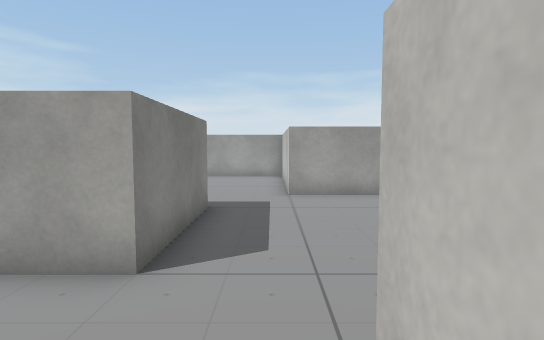
[1] (above)

19 first-person views from a walk through a scene from a Unity 3-D project. The camera is 1.4 m above the floor, tilts 4° down and sees 80° across. The floor is counted in squares, 1 m on a side. Each view is taken from the middle of a square. On the plan, view 1 faces up. The plan holds only what a view shows up to about 15 squares ahead; the rest is blank. The place goes on beyond the plan. Some surface patterns are stand-ins.

[2]
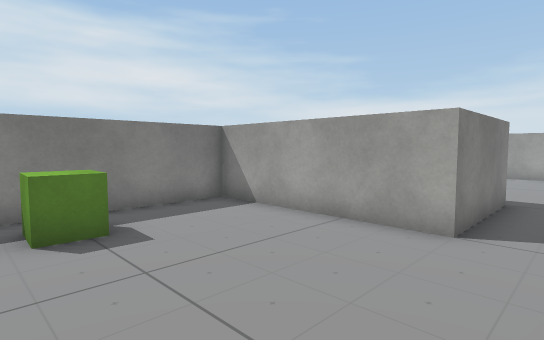

[3]
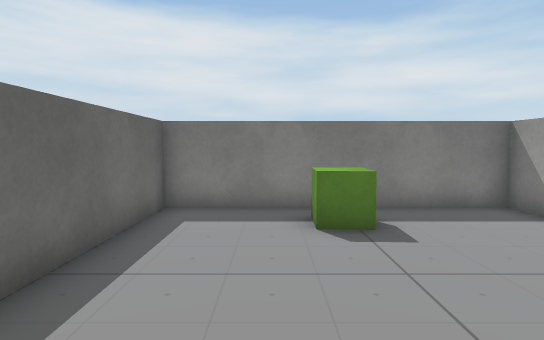

[4]
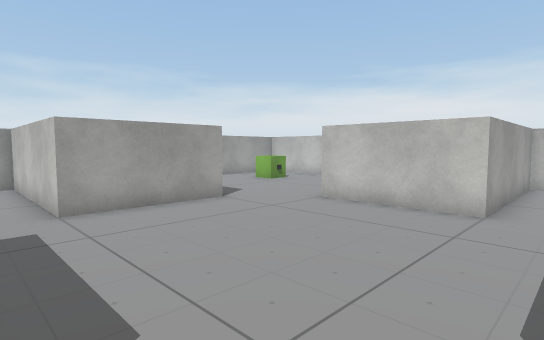

[5]
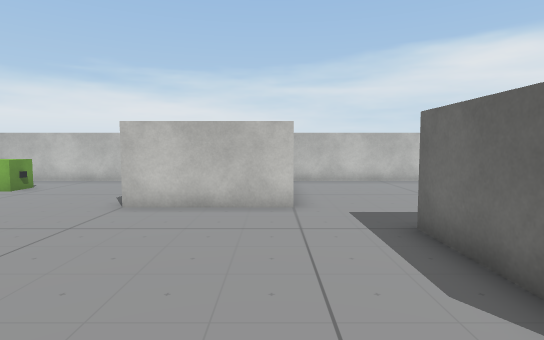

[6]
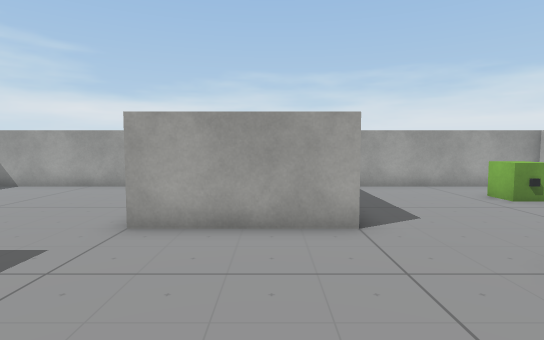

[7]
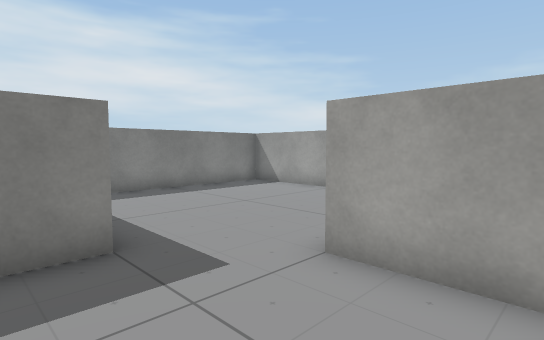

[8]
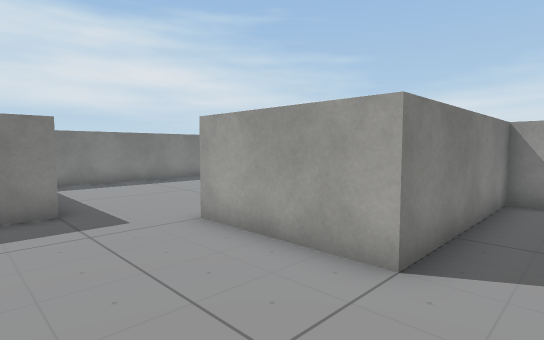

[9]
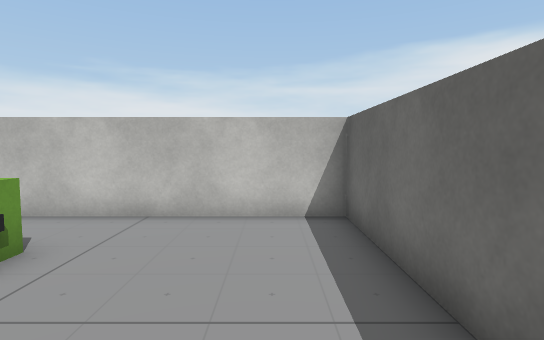

[10]
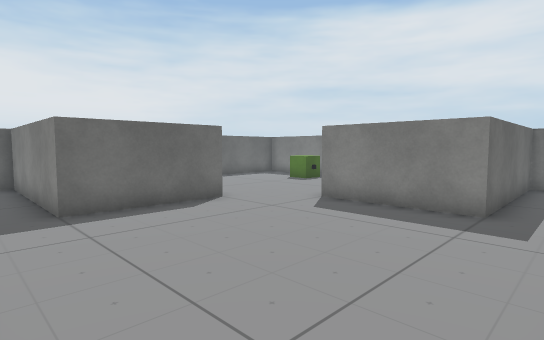

[11]
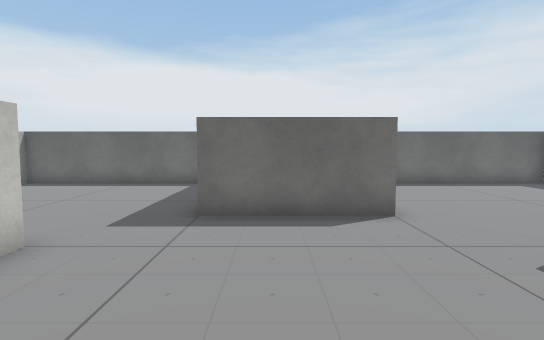

[12]
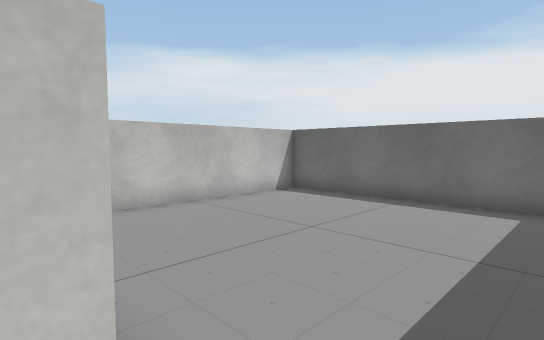

[13]
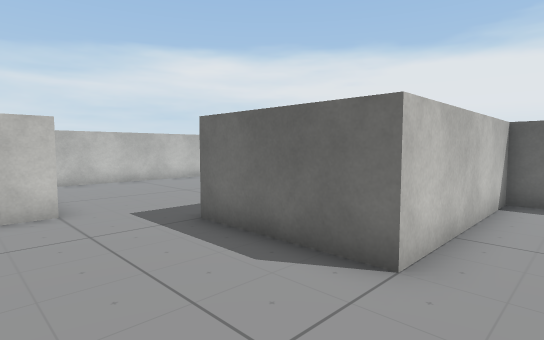

[14]
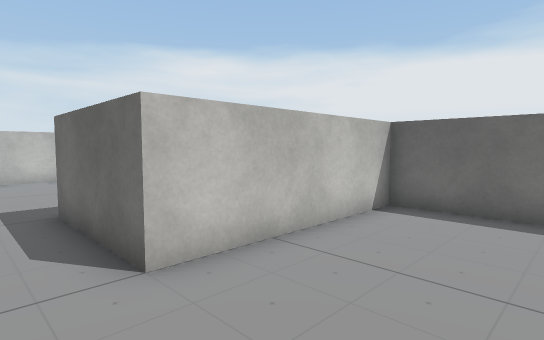

[15]
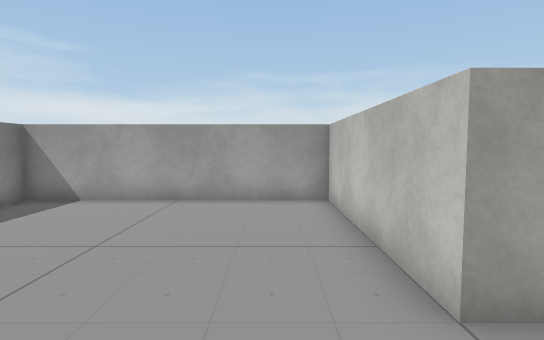

[16]
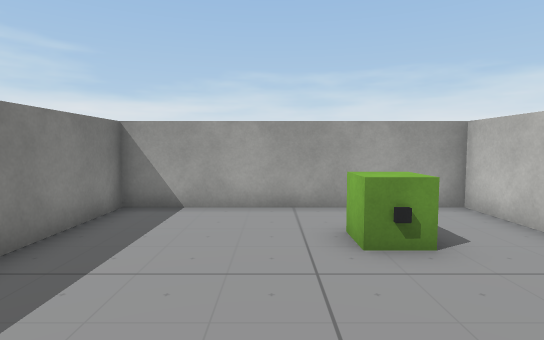

[17]
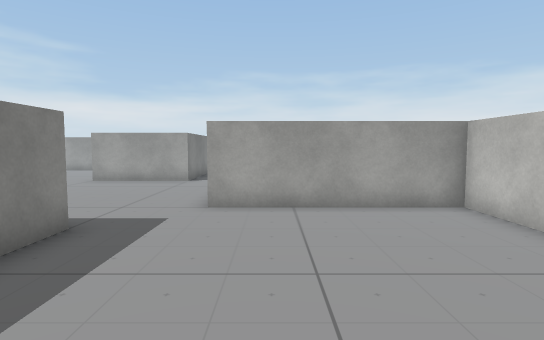

[18]
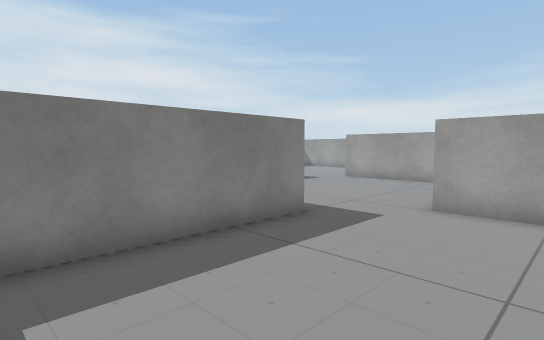

[19]
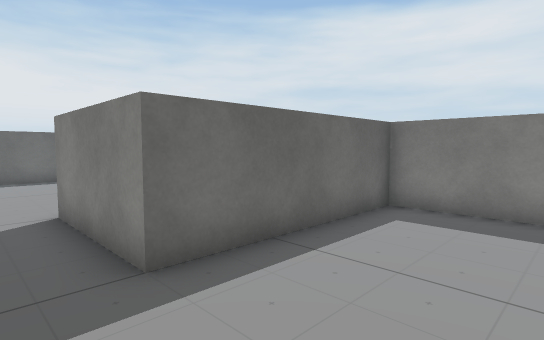

### Floor plan
Ten units are one square. View 1 is at (0, 0); x grows to the right and y downward. Boxes are objects, and circles mark ways between rooms. Rooms are numbered by the first view taken in them; rooms with no view inside come last. Other rooms are left out.
<svg viewBox="-80 -160 210 210">
<path fill="none" stroke="#000" d="M-25 -35 -75 -35 -75 45 5 45 5 -15M5 -15 45 -15M-15 -75 -15 -35 -25 -35M35 -95 5 -95M65 -35 65 -75M76 -75 125 -75 125 -155 45 -155 45 -95 35 -95M45 -15 45 45 125 45 125 -35 65 -35M5 -95 5 -155 -75 -155 -75 -75 -15 -75"/>
<rect x="-65" y="-5" width="10" height="20" fill="#bbb"><title>other object</title></rect>
<rect x="85" y="-135" width="20" height="20" fill="#bbb"><title>other object</title></rect>
<circle cx="-10" cy="-23" r="3" fill="#2a7"/>
<circle cx="50" cy="-83" r="3" fill="#2a7"/>
<circle cx="55" cy="-25" r="3" fill="#2a7"/>
<circle cx="-5" cy="-85" r="3" fill="#2a7"/>
<text x="-40" y="10">1</text>
<text x="20" y="-50">2</text>
<text x="80" y="-110">3</text>
<text x="90" y="10">4</text>
<text x="-40" y="-120">5</text>
</svg>
Room 1 opens to room 2. Room 2 opens to room 3. Room 2 opens to room 4. Room 2 opens to room 5.

Where each view was taken, in squares from view 1:
view 1: 0 up, 0 right, facing up
view 2: 2 down, 0 right, facing up-left
view 3: 2 down, 0 right, facing left
view 4: 2 up, 1 left, facing up-right
view 5: 4 up, 1 left, facing right
view 6: 4 up, 3 right, facing up
view 7: 6 up, 3 right, facing up-left
view 8: 6 up, 6 right, facing up-left
view 9: 9 up, 6 right, facing right
view 10: 9 up, 6 right, facing down-left
view 11: 8 up, 3 right, facing down
view 12: 4 up, 5 right, facing down-right
view 13: 5 up, 1 left, facing down-right
view 14: 3 up, 3 left, facing down-right
view 15: 7 up, 1 left, facing up
view 16: 8 up, 8 right, facing up
view 17: 4 down, 8 right, facing up
view 18: 4 down, 9 right, facing up-left
view 19: 11 up, 0 right, facing down-left
